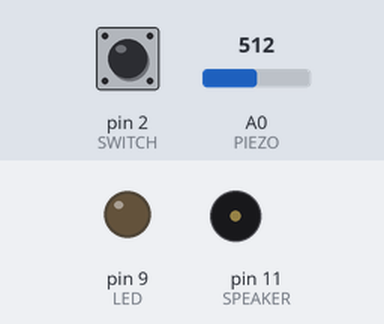
Bench run of a sketch on a simulated Arduino Uno, built with avr-gcc and run on an emulated ATmega328P. Parts: output pins drawn as LEDs (lit = HIGH), buzzer (waves = sounding). Inputs (shaded band) come from the test bench; at power-on: pin 2 (SWITCH) HIGH, A0 (PIEZO) = 512. Sleep ends after the set time or at an interrupt; random numbers use the default seed unless the sketch sets one.

Above: at 1.2 s.
1.3 s: pin 2 (SWITCH) pulled LOW for 0.15 s
At 2.26 s:
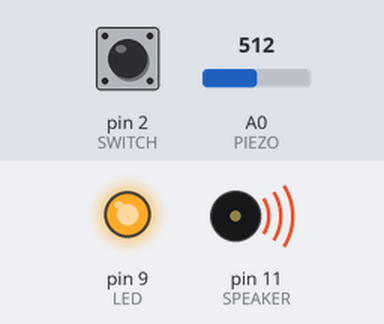
At 3.7 s:
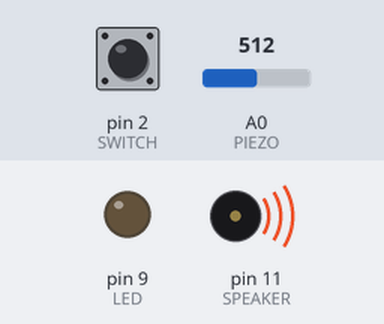
4.3 s: pin 2 (SWITCH) pulled LOW for 1 s
7.3 s: pin 2 (SWITCH) pulled LOW for 3.2 s
Timing chart, 0 to 12.7 s (numbered marks = the images above; inputs shaded):
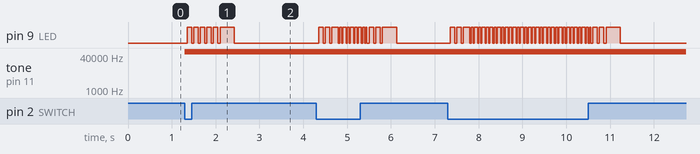

The sketch:

Lightsaber.ino
```cpp
// (licence header left out)
// This program controls a lightsaber board with an attached LED, speaker,
// switch, and clash sensor (piezo element). When the switch is open, the
// Arduino is in low-power sleep mode. Otherwise, the speaker plays the idle
// sound until a vibration is detected on the piezo, when it plays the clash
// sound. There is also a power-up/power-down sound that's played.
//
// (C) 2015 by Matt Fichman

#include <avr/pgmspace.h>
#include <avr/power.h>
#include <avr/sleep.h>
#include "pcm.h"

// Sound data (stored in program memory). The data in these headers files are
// auto-generated from WAV-format files using wav2c.
#include "on0.h"
#include "off0.h"
#include "strike1.h"
#include "strike2.h"
#include "idle1.h"

int const SWITCH = 2; // MUST be pin 2 or 3 (for interrupts)
int const LED = 9; // Control pin for the LED
int const SPEAKER = 11; // Speaker output pin. MUST be pin 11 (see PCM.c)
int const PIEZO = A0; // MUST be any analog input

int const PIEZO_THRESHOLD = 30;
int const HIGH_AUDIO_FREQ = 6400;
int const LOW_AUDIO_FREQ = 4000;

int sleepSoundPlaying = 1;

void playOn() {
  startPlayback((uint8_t*)on0_data, on0_length, HIGH_AUDIO_FREQ);
  sleepSoundPlaying = 0;
}

void playOff() {
  startPlayback((uint8_t*)off0_data, off0_length, HIGH_AUDIO_FREQ);
  sleepSoundPlaying = 1;
}

void playClash1() {
  startPlayback((uint8_t*)strike1_data, strike1_length, HIGH_AUDIO_FREQ);
  sleepSoundPlaying = 0;
}

void playClash2() {
  startPlayback((uint8_t*)strike2_data, strike2_length, HIGH_AUDIO_FREQ);
  sleepSoundPlaying = 0;
}

void playIdle() {
  startPlayback((uint8_t*)idle1_data, idle1_length, LOW_AUDIO_FREQ);
  sleepSoundPlaying = 0;
}

void clash() {
  for(int i = 0; i < 2; ++i) {
    delay(50);
    digitalWrite(LED, LOW);
    delay(25);
    digitalWrite(LED, HIGH);
  }
}

void flash() {
  for(int i = 0; i < 3; ++i) {
    digitalWrite(LED, LOW);
    delay(50);
    digitalWrite(LED, HIGH);
    delay(100);
  }
}

void setup() {
  pinMode(SWITCH, INPUT_PULLUP);
  // Avoid using a 10K resistor on the switch by enabling the internal pullup
  // resistor.
  pinMode(LED, OUTPUT);
  // Set LED control pin for output mode.
  pinMode(SPEAKER, OUTPUT);
  // Set speaker control pin for output mode.
  pinMode(PIEZO, INPUT);

  //digitalWrite(LED, LOW);
  digitalWrite(SPEAKER, LOW);
  // Initialize outputs

  if (digitalRead(SWITCH) == LOW) {
     digitalWrite(LED, HIGH);
     playOn();
     flash();
  }
}

void wake() {
  // Called when the switch is LOW. Do nothing here, since the switch interrupt
  // will bring the Arduino out of sleep mode on its own.
}

void sleep() {
  // Enter sleep mode. Make sure the LED is off, the audio interrupts are
  // disabled, and the audio output is off.
  digitalWrite(LED, LOW);
  stopPlayback();

  // Disable A-D converter, comparator.
  ADCSRA = ADCSRA & B01111111;

  // Disable the analog comparator by setting the ACD bit (bit 7) of the ACSR
  // register to one.
  ACSR = B10000000;

  // Disable digital input buffers on all analog input pins by setting bits 0-5
  // of the DIDR0 register to one.
  DIDR0 = DIDR0 | B00111111;

  // Attach an interrupt so that when the switch is depressed, the Arduino comes
  // back out of sleep mode.
  attachInterrupt(digitalPinToInterrupt(SWITCH), wake, LOW);
  set_sleep_mode(SLEEP_MODE_PWR_DOWN);
  sleep_bod_disable();
  sleep_mode();

  ADCSRA = ADCSRA | B10000000;
  ACSR = B00000000;
  DIDR0 = DIDR0 & B11000000;

  // At this point, the Arduino has woken back up again. Re-enable the LED, and
  // play the powerup sound.
  detachInterrupt(digitalPinToInterrupt(SWITCH));
  digitalWrite(LED, HIGH);
  playOn();
  flash();


}

void loop() {
  // Active state. Detect whether we should be playing the sleep/power down sound
  // or clash sound. Otherwise, play the idle sound if the previous sound finished.
  if (digitalRead(SWITCH) == HIGH) {
    if (sleepSoundPlaying) {
      if (donePlayback()) {
        sleep(); // Enter sleep mode when the powerdown sound is done.
      }
    } else {
      playOff();
      flash();
    }
  } else if (analogRead(PIEZO) > PIEZO_THRESHOLD) {
    // Immediately interrupt the playing sound in order to play the clash sound.
    int const r = random(0, 1000);
    if (r < 500) {
      playClash1();
    } else {
      playClash2();
    }
    clash();
    delay(25); // debounce the clash sensor
  } else if (donePlayback()) {
    playIdle();
  } else {
    // Nothing to do: idle sound is currently playing.
  }
}
```

pcm.c
```cpp
/*
 * speaker_pcm
 *
 * Plays 8-bit PCM audio on pin 11 using pulse-width modulation (PWM).
 * For Arduino with Atmega168 at 16 MHz.
 *
 * Uses two timers. The first changes the sample value 8000 times a second.
 * The second holds pin 11 high for 0-255 ticks out of a 256-tick cycle,
 * depending on sample value. The second timer repeats 62500 times per second
 * (16000000 / 256), much faster than the playback rate (8000 Hz), so
 * it almost sounds halfway decent, just really quiet on a PC speaker.
 *
 * Takes over Timer 1 (16-bit) for the 8000 Hz timer. This breaks PWM
 * (analogWrite()) for Arduino pins 9 and 10. Takes Timer 2 (8-bit)
 * for the pulse width modulation, breaking PWM for pins 11 & 3.
 *
 * References:
 *     http://www.uchobby.com/index.php/2007/11/11/arduino-sound-part-1/
 *     http://www.atmel.com/dyn/resources/prod_documents/doc2542.pdf
 *     http://www.evilmadscientist.com/article.php/avrdac
 *     http://gonium.net/md/2006/12/27/i-will-think-before-i-code/
 *     http://fly.cc.fer.hr/GDM/articles/sndmus/speaker2.html
 *     http://www.gamedev.net/reference/articles/article442.asp
 *
 * Michael Smith <michael@hurts.ca>
 */

#include <stdint.h>
#include <avr/interrupt.h>
#include <avr/io.h>
#include <avr/pgmspace.h>

#if defined(ARDUINO) && ARDUINO >= 100
#include "Arduino.h"
#else
#include "WProgram.h"
#endif

#include "PCM.h"

/*
 * The audio data needs to be unsigned, 8-bit, 8000 Hz, and small enough
 * to fit in flash. 10000-13000 samples is about the limit.
 *
 * sounddata.h should look like this:
 *     const int sounddata_length=10000;
 *     const unsigned char sounddata_data[] PROGMEM = { ..... };
 *
 * You can use wav2c from GBA CSS:
 *     http://thieumsweb.free.fr/english/gbacss.html
 * Then add "PROGMEM" in the right place. I hacked it up to dump the samples
 * as unsigned rather than signed, but it shouldn't matter.
 *
 * http://musicthing.blogspot.com/2005/05/tiny-music-makers-pt-4-mac-startup.html
 * mplayer -ao pcm macstartup.mp3
 * sox audiodump.wav -v 1.32 -c 1 -r 8000 -u -1 macstartup-8000.wav
 * sox macstartup-8000.wav macstartup-cut.wav trim 0 10000s
 * wav2c macstartup-cut.wav sounddata.h sounddata
 *
 * (starfox) nb. under sox 12.18 (distributed in CentOS 5), i needed to run
 * the following command to convert my wav file to the appropriate format:
 * sox audiodump.wav -c 1 -r 8000 -u -b macstartup-8000.wav
 */

int speakerPin = 11;
unsigned char const *sounddata_data=0;
int sounddata_length=0;
volatile uint16_t sample;
volatile int done = 1;
byte lastSample;
byte firstSample;

// This is called at 8000 Hz to load the next sample.
ISR(TIMER1_COMPA_vect) {
  if (sample < firstSample) {
    // Ramp up from zero to reduce click at beginning of playback
    OCR2A = sample;
  }
  else if (sample - firstSample >= sounddata_length) {
    if (sample - firstSample == sounddata_length + lastSample) {
      stopPlayback();
    }
    else {
      // Ramp down to zero to reduce the click at the end of playback.
      OCR2A = sounddata_length + lastSample - (sample - firstSample);
    }
  }
  else {
    OCR2A = pgm_read_byte(&sounddata_data[sample - firstSample]);
  }

  ++sample;
}

void startPlayback(unsigned char const *data, int length, int rate)
{
  sounddata_data = data;
  sounddata_length = length;

  pinMode(speakerPin, OUTPUT);

  // Set up Timer 2 to do pulse width modulation on the speaker
  // pin.

  // Use internal clock (datasheet p.160)
  ASSR &= ~(_BV(EXCLK) | _BV(AS2));

  // Set fast PWM mode  (p.157)
  TCCR2A |= _BV(WGM21) | _BV(WGM20);
  TCCR2B &= ~_BV(WGM22);

  // Do non-inverting PWM on pin OC2A (p.155)
  // On the Arduino this is pin 11.
  TCCR2A = (TCCR2A | _BV(COM2A1)) & ~_BV(COM2A0);
  TCCR2A &= ~(_BV(COM2B1) | _BV(COM2B0));

  // No prescaler (p.158)
  TCCR2B = (TCCR2B & ~(_BV(CS12) | _BV(CS11))) | _BV(CS10);

  // Set initial pulse width to 0.
  OCR2A = 0;

  // Set up Timer 1 to send a sample every interrupt.

  cli();

  // Set CTC mode (Clear Timer on Compare Match) (p.133)
  // Have to set OCR1A *after*, otherwise it gets reset to 0!
  TCCR1B = (TCCR1B & ~_BV(WGM13)) | _BV(WGM12);
  TCCR1A = TCCR1A & ~(_BV(WGM11) | _BV(WGM10));

  // No prescaler (p.134)
  TCCR1B = (TCCR1B & ~(_BV(CS12) | _BV(CS11))) | _BV(CS10);

  // Set the compare register (OCR1A).
  // OCR1A is a 16-bit register, so we have to do this with
  // interrupts disabled to be safe.
  OCR1A = F_CPU / rate;    // 16e6 / 8000 = 2000

  // Enable interrupt when TCNT1 == OCR1A (p.136)
  TIMSK1 |= _BV(OCIE1A);

  firstSample = pgm_read_byte(&sounddata_data[0]);
  lastSample = pgm_read_byte(&sounddata_data[sounddata_length-1]);
  sample = 0;
  done = 0;
  sei();
}

void stopPlayback()
{
  // Disable playback per-sample interrupt.
  TIMSK1 &= ~_BV(OCIE1A);

  // Disable the per-sample timer completely.
  TCCR1B &= ~_BV(CS10);

  // Disable the PWM timer.
  TCCR2B &= ~_BV(CS10);

  digitalWrite(speakerPin, LOW);
  done = 1;
}

int donePlayback() {
  return done;
}
```

pcm.h
```cpp
/*
 * speaker_pcm
 *
 * Plays 8-bit PCM audio on pin 11 using pulse-width modulation (PWM).
 * For Arduino with Atmega168 at 16 MHz.
 *
 * Uses two timers. The first changes the sample value 8000 times a second.
 * The second holds pin 11 high for 0-255 ticks out of a 256-tick cycle,
 * depending on sample value. The second timer repeats 62500 times per second
 * (16000000 / 256), much faster than the playback rate (8000 Hz), so
 * it almost sounds halfway decent, just really quiet on a PC speaker.
 *
 * Takes over Timer 1 (16-bit) for the 8000 Hz timer. This breaks PWM
 * (analogWrite()) for Arduino pins 9 and 10. Takes Timer 2 (8-bit)
 * for the pulse width modulation, breaking PWM for pins 11 & 3.
 *
 * References:
 *     http://www.uchobby.com/index.php/2007/11/11/arduino-sound-part-1/
 *     http://www.atmel.com/dyn/resources/prod_documents/doc2542.pdf
 *     http://www.evilmadscientist.com/article.php/avrdac
 *     http://gonium.net/md/2006/12/27/i-will-think-before-i-code/
 *     http://fly.cc.fer.hr/GDM/articles/sndmus/speaker2.html
 *     http://www.gamedev.net/reference/articles/article442.asp
 *
 * Michael Smith <michael@hurts.ca>
 */

/*
 * The audio data needs to be unsigned, 8-bit, 8000 Hz, and small enough
 * to fit in flash. 10000-13000 samples is about the limit.
 *
 * sounddata.h should look like this:
 *     const int sounddata_length=10000;
 *     const unsigned char sounddata_data[] PROGMEM = { ..... };
 *
 * You can use wav2c from GBA CSS:
 *     http://thieumsweb.free.fr/english/gbacss.html
 * Then add "PROGMEM" in the right place. I hacked it up to dump the samples
 * as unsigned rather than signed, but it shouldn't matter.
 *
 * http://musicthing.blogspot.com/2005/05/tiny-music-makers-pt-4-mac-startup.html
 * mplayer -ao pcm macstartup.mp3
 * sox audiodump.wav -v 1.32 -c 1 -r 8000 -u -1 macstartup-8000.wav
 * sox macstartup-8000.wav macstartup-cut.wav trim 0 10000s
 * wav2c macstartup-cut.wav sounddata.h sounddata
 *
 * (starfox) nb. under sox 12.18 (distributed in CentOS 5), i needed to run
 * the following command to convert my wav file to the appropriate format:
 * sox audiodump.wav -c 1 -r 8000 -u -b macstartup-8000.wav
 */

#include <avr/pgmspace.h>

#ifdef __cplusplus
extern "C" {
#endif

void startPlayback(unsigned char const *data, int length, int rate);
void stopPlayback();
int donePlayback();

#ifdef __cplusplus
}
#endif
```

Source omitted: idle1.h (data table, 42961 bytes), off0.h (data table, 20588 bytes), on0.h (data table, 32175 bytes), strike1.h (data table, 17202 bytes), strike2.h (data table, 18369 bytes)

Measured:
- after the input at 1.3 s, pin 9 (LED): goes 5 × (HIGH 0.10 s, LOW 0.05 s), HIGH 0.32 s, then LOW, starting after 0.05 s; tone on pin 11 (SPEAKER): silent → 62500 Hz at once
